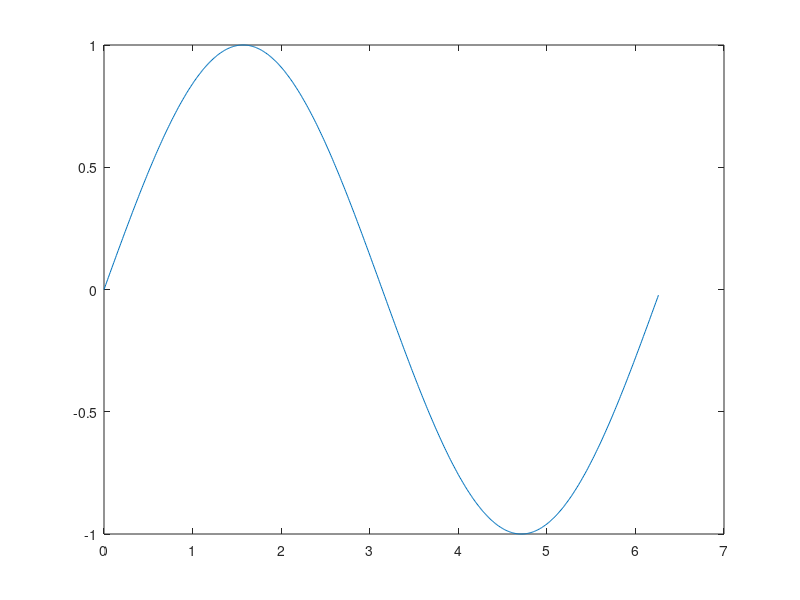

The MATLAB source for this figure:
% Lab_1.m
% Lab-1 | Date: 30-07-2025

% MATLAB code to test various matrix, trigonometric functions and roots of algebraic equations

%#ok<*NOPTS>
%#ok<*IJCL> 

%% Matrix operations

C = [1 2; 4 5; 5 6; 12 2] * [1 2 4 5; 3 4 5 6] % creates a row matrix
D = [1; 2; 6; 4] % creates a column matrix

rank(C) % gives the rank of the specific matrix - a rank of a matrix is basically determinant of that matrix
zeros(4, 5) % gives an output matrix with all zeroes
ones(4, 3) % gives an output matrix with all ones

% twos(2, 1) not correct
T = ones(2, 2) * 2

% Identity Matrix
eye(5, 5) % creates a 5x5 identity matrix

% Matrices can be in Complex Equation form
% i = imaginary unit (complex unit)

ai = [1 + i 2 + 3 + i]
bi = [1 + 2 * i; 3 + 4 * i; 5 + 6 * i]

S = ["John" "Doe"; "Ram " "Singh"]



% Quotation of matrices

D > 5 % (creates a matrix with all '1' after onwards the 5th element in a 3x3 matrix)
%0 0 0
%0 0 1
%1 1 1

D == 5 % (creates a matrix with '1' as the 5th element in a 3x3 matrix) 
%0 0 0
%0 1 0
%0 0 0

%% Trigonometric functions

% x = 0: 1: 359 * pi / 180 % rougher sin curve (in degrees but with less accurate points)
x = 0: 0.01: 359 * pi / 180 % smooth sin curve (in degrees but with more accurate points)

y = sin(x)
plot(x, y)

%% Roots of Algebraic equations

% Q.1 Solution

% Method One - Manual Calculation without in-built 'roots' command
answerOne1 = (-(-5) + sqrt((-5)^2 - 4 * 1 * 4)) / (2 * 1)
answerOne2 = (-(-5) - sqrt((-5)^2 - 4 * 1 * 4)) / (2 * 1)

% Method Two - Making a Matrix using the values of Coefficients/Constants of the given Equation and also using the in-built 'roots' command
answerOne = [1 -5 4]
roots(answerOne)


% Q.2 Solution

a = [2 1; 1 4]
b = [8; 15]
answerTwo = a \ b
disp('The solution of x and y is:');
disp(answerTwo);


% Q.3 Solution

a = [1 2 1; 3 1 2; 1 -3 4]
b = [10; 20; 15]
answerThree = a \ b
disp('The solution of x,y and z is:');
disp(answerThree);
